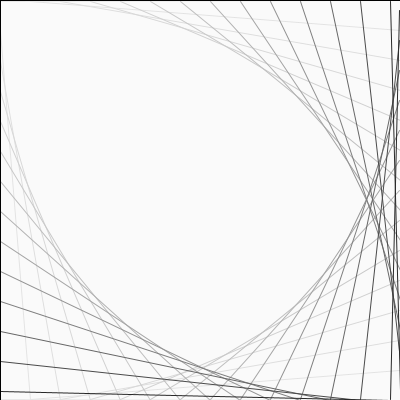
Frame 1 (no input)
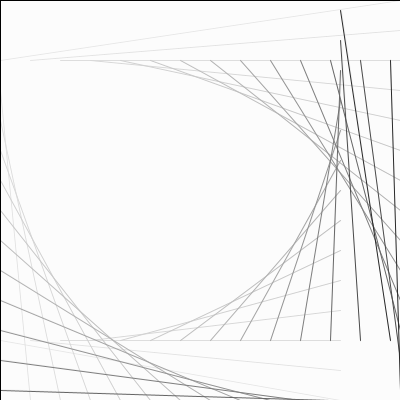
Frame 60 (the mouse pressed at the canvas centre just before this capture)
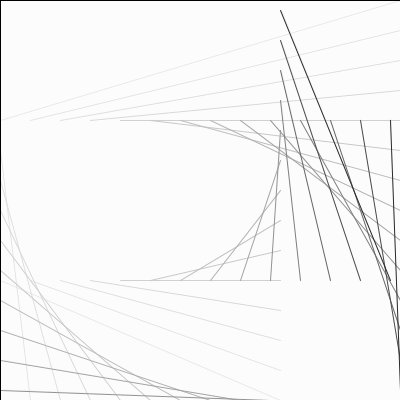
Frame 120 (the mouse held since frame 60 and released just before this capture)

The Processing sketch that drew these frames (run headless with seeded random() and noise(); from frame 60 on, the mouse is pressed at the canvas centre):

// Processing sketch: processing_74147
// ── processing_74147.pde

//Gloriana Gonzalez
//HW 8
//October 2012

color col1;

void setup()
{
  size(400,400);
  col1= color (0); 
 
}

void draw ()
{
  int x = 0;
  float w= random(50, 200);  
  
  while(x < width)
    {
    
    stroke(col1);
    line (x, height-frameCount, width-frameCount, (height-x)); //Bottom Right, Switch to Top Left Corner 
    line (0, x+frameCount, x, width);  //Bottom Left
    line (x, frameCount, height, x); //Top Right
    
     x += 30;
    
    if (frameCount==400)
    {
      noLoop();
    }
    
    fill(255, 40);
    rect (0, 0, width, height);



 }
}

void  mouseClicked ()
    {
         col1= color (random(255), random(255), random(255));  
    }



  void keyPressed()
{
 if (keyCode== 'S');
  {
    strokeWeight(random(1, 8 ));
  }
  
}
